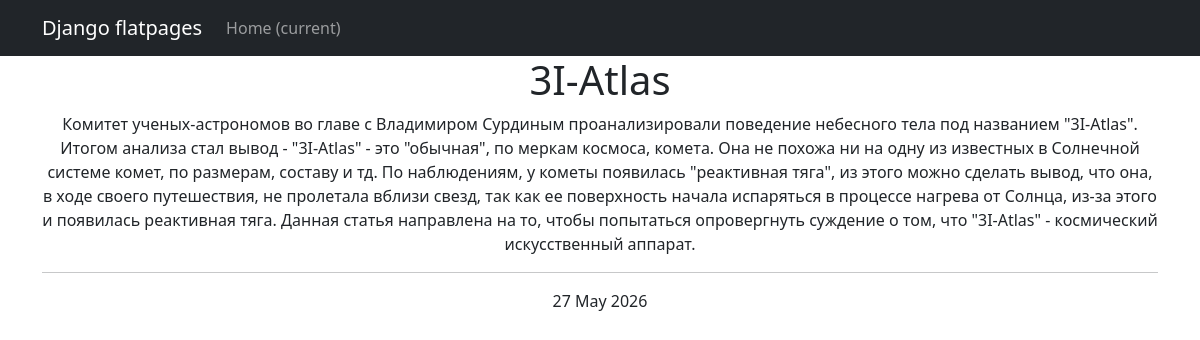
/news/3/, run on the app's committed database.
### portal/models.py (models this page shows, shortened)
class Post(models.Model):
    news = 'N'
    article = 'A'
    CATEGORY_CHOICES = [
        (news, 'Новость'),
        (article, 'Статья')]
    author_id = models.ForeignKey(Author, on_delete=models.CASCADE)
    categories = models.ManyToManyField(Category, through='PostCategory')
    category = models.CharField(choices=CATEGORY_CHOICES, max_length=1)
    date = models.DateTimeField(auto_now_add=True)
    header = models.TextField()
    text = models.TextField()
    rating = models.FloatField(default=0)

### portal/views.py (the view)
# urls.py: path('news/<int:pk>/', PostDetail.as_view()),
class PostDetail(DetailView):
    model = Post
    template_name = 'post.html'
    context_object_name = 'post'

### portal/templatetags/custom_filter.py (called while the page is built)
@register.filter
def censor(text):
    def word_refactor(match):
        word = match.group()
        censored = word[0] + '*' * (len(word) - 1)
        return censored
    for word in BAD_WORDS:
        pattern = r"\b" + re.escape(word) + r"\b"
        text = re.sub(pattern, word_refactor, text, flags=re.IGNORECASE)
    return text

### templates/post.html (shortened to what this page needs)
{% extends 'flatpages/default.html' %}
{% load custom_filter %}
{% block content%}
<h1>{{ post.header|censor }}</h1>
{{ post.text|censor }}
<hr>
{{ post.date|date:'d M Y' }}
{% endblock content %}

### data on the page
Post: header|censor "3I-Atlas", text|censor "Комитет ученых-астрономов во главе с Владимиром Сурдиным проанализировали поведение небесного тела под названием \"3I-Atlas\". Итогом анализа стал вывод - \"3I-Atlas\" - это \"обычная\", по меркам космоса, комета. Она не похожа ни на одну из известных в Солнечной системе комет, по размерам, составу и тд. По наблюдениям, у кометы появилась \"реактивная тяга\", из этого можно сделать вывод, что она, в ходе своего путешествия, не пролетала вблизи свезд, так как ее поверхность начала испаряться в процессе нагрева от Солнца, из-за этого и появилась реактивная тяга. Данная статья направлена на то, чтобы попытаться опровергнуть суждение о том, что \"3I-Atlas\" - космический искусственный аппарат.", date "27 May 2026"
